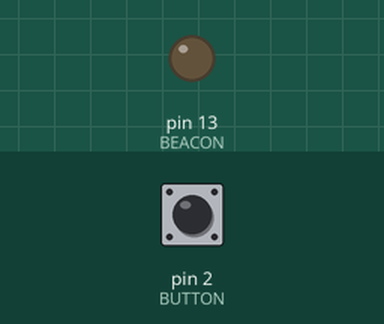
Recording of a sketch running on a simulated Arduino Uno, built with avr-gcc and run on an emulated ATmega328P. Shown: output pins drawn as LEDs (lit = HIGH). Inputs (shaded band) come from the test bench; at power-on: pin 2 (BUTTON) HIGH.

Above: at 1.2 s.
1.3 s: pin 2 (BUTTON) pulled LOW for 0.15 s
At 1.39 s:
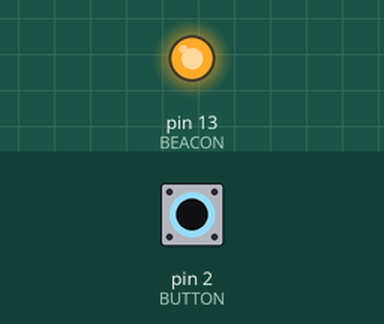
2.9 s: pin 2 (BUTTON) pulled LOW for 3.2 s
At 7.2 s:
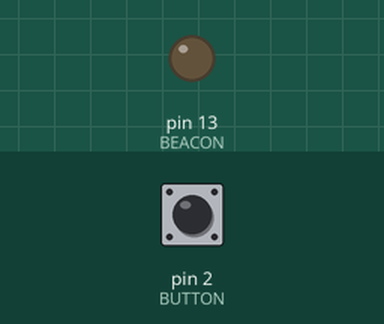
Timing chart, 0 to 8.7 s (numbered marks = the images above; inputs shaded):
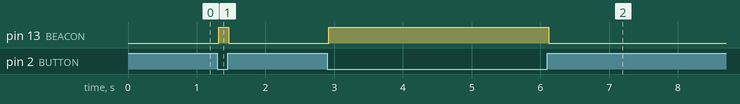

The sketch:

l2_override.ino
```cpp
const uint8_t BEACON = 13;
const uint8_t BUTTON = 2;
const unsigned long DEBOUNCE = 20;

int  lastRead    = HIGH;
int  stableState = HIGH;
unsigned long lastChange = 0;

void setup() {
  pinMode(BEACON, OUTPUT);
  pinMode(BUTTON, INPUT_PULLUP);
}

void loop() {
  int reading = digitalRead(BUTTON);

  if (reading != lastRead) {
    lastChange = millis();
    lastRead = reading;
  }

  if (millis() - lastChange >= DEBOUNCE) {
    stableState = reading;
  }

  digitalWrite(BEACON, stableState == LOW ? HIGH : LOW);
}
```

Measured:
- after the input at 1.3 s, pin 13 (BEACON): LOW → HIGH at once, → LOW 0.15 s later
- after the input at 2.9 s, pin 13 (BEACON): LOW → HIGH at once, → LOW 3.2 s later
